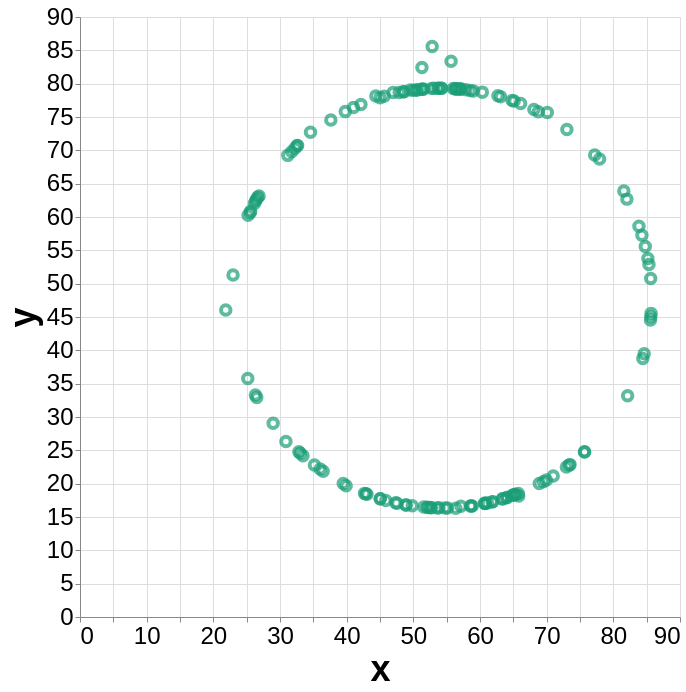

Express this chart as Vega-Lite.
### Vega-Lite specification from a JSON file in a GitHub repository (floating-point values rounded to 4 significant figures; data arrays with more than 128 entries replaced by an {"elided": "..."} marker saying what was removed)
{"config": {"view": {"width": 400, "height": 300}, "mark": {"tooltip": null}, "axis": {"labelFontSize": 24, "titleFontSize": 36}}, "data": {"name": "data-d4a20a4434b7d7a639d51b6ba86cd730"}, "mark": {"type": "point", "color": "#1b9e77"}, "encoding": {"size": {"value": 90}, "strokeWidth": {"value": 4}, "x": {"type": "quantitative", "field": "x"}, "y": {"type": "quantitative", "field": "y"}}, "height": 600, "width": 600, "$schema": "https://vega.github.io/schema/vega-lite/v5.json", "datasets": {"data-d4a20a4434b7d7a639d51b6ba86cd730": {"elided": "142 records"}}}
